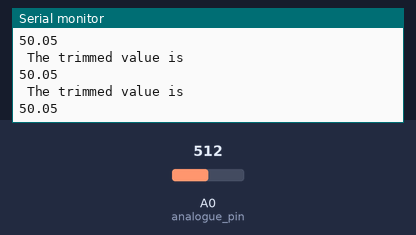
Bench run of a sketch on a simulated Arduino Uno, built with avr-gcc and run on an emulated ATmega328P. Shown: the last lines printed to the serial monitor. Inputs (shaded band) come from the test bench; at power-on: A0 (analogue_pin) = 512.

Above: at 1.3 s.
1.4 s: A0 (analogue_pin) set to 716
At 1.82 s:
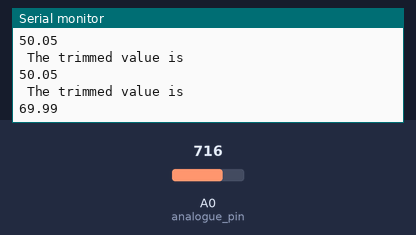
2.9 s: A0 (analogue_pin) set to 900
At 3.32 s:
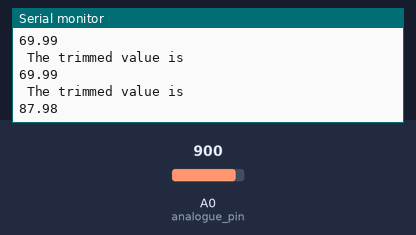
Timing chart, 0 to 5.9 s (numbered marks = the images above; inputs shaded):
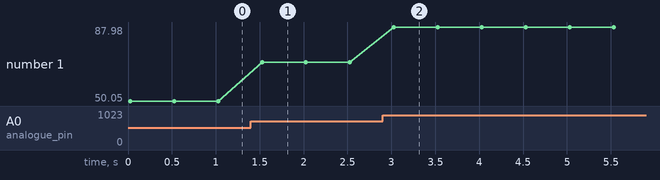

Measured:
- after the input at 1.4 s, the serial monitor: prints a new line after 0.13 s (image 1)
- after the input at 2.9 s, the serial monitor: prints a new line after 0.13 s (image 2)
- plotted number 1: 50.05 → 69.99 after the input at 1.4 s, 69.99 → 87.98 after the input at 2.9 s

The sketch:

_7053275_Arun_Kuttiyara_Varghese_Lab5_Task2.ino
```cpp
/*
  7053275_Arun_Kuttiyara_Varghese_Lab5_Task2
  Trimming analogue input value from 0-1023 to 0-100
 */

// pin 14 have the capability to work with analogue signals.
int8_t analogue_pin = 14;

int 	trimPotVoltage;
float 	trimPotVoltage0_100; // we want to trim to 0-100 range
const	float x = 0.097751711; //scaling factor


// the setup routine runs once when you press reset:
void setup() {
 //enabling serial printing
 Serial.begin(9600);
}

//the loop routine runs over and over again forever:
void loop() {
  Serial.print(" The trimmed value is \n");
  trimPotVoltage= analogRead(analogue_pin);
  trimPotVoltage0_100 = x*(float)trimPotVoltage; //scale 0-100
  Serial.println(trimPotVoltage0_100);
  delay(500);
}
```
